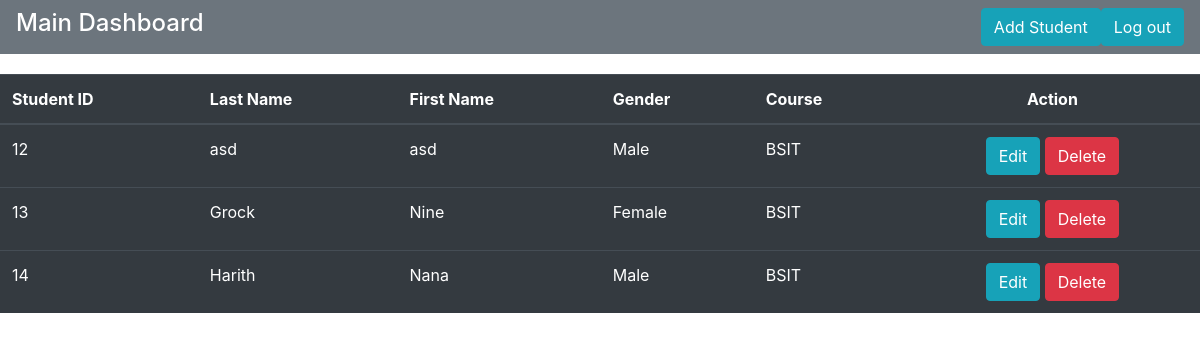
Page /dashboard.php on the committed database.
### tables this page shows
CREATE TABLE `student` (
  `stud_id` int(11) NOT NULL,
  `stud_firstname` text NOT NULL,
  `stud_lastname` text NOT NULL,
  `stud_birth` date NOT NULL,
  `stud_gender` char(6) DEFAULT NULL,
  `stud_email` varchar(50) NOT NULL,
  `stud_password` varchar(32) NOT NULL,
  `stud_password2` varchar(32) NOT NULL,
  `stud_contact` int(13) NOT NULL,
  `stud_address` varchar(255) NOT NULL,
  `stud_course` text NOT NULL,
  `stud_year` int(11) NOT NULL,
  `stud_image` varchar(250) NOT NULL
);

### server.php (called while the page is built, shortened)
<?php
	$db = mysqli_connect('localhost', 'root', '', 'registration');
		$data = mysqli_query($db, "SELECT * FROM student");
 ?>

### dashboard.php (the view, shortened to what this page needs)
<?php include 'server.php'; ?>
<!DOCTYPE html>
<html>
<head>
	<link rel="stylesheet" type="text/css" href="style.css">
	<link rel="stylesheet" href="https://stackpath.bootstrapcdn.com/bootstrap/4.3.1/css/bootstrap.min.css">
</head>
<body>
<nav class="navbar navbar-expand-lg navbar-light bg-secondary">
  <div class="collapse navbar-collapse" id="navbarSupportedContent">
    <ul class="navbar-nav mr-auto">
      <li class="nav-item active">
          <h4>Main Dashboard</h4>
      </li>
    </ul>
    <a class="btn btn-info" href="Registration.php" role="button">Add Student</a>
      <a class="btn btn-info" href="index.php" role="button">Log out</a>
  </div>
</nav>
	<section>
		<div class="container3">
			<table  class="table table-dark">
				<thead>
					<tr>
						<th>Student ID</th>
						<th>Last Name</th>
						<th>First Name</th>
						<th>Gender</th>
						<th>Course</th>
						<th><div align="center">Action</div></th>
					</tr>
				</thead>
				<tbody>
					<?php while ($row = mysqli_fetch_array($data)) { ?>
					<tr>
						<td><?php echo $row['stud_id']; ?></td>
						<td><?php echo $row['stud_lastname']; ?></td>
						<td><?php echo $row['stud_firstname']; ?></td>
						<td><?php echo $row['stud_gender']; ?></td>
						<td><?php echo $row['stud_course']; ?></td>
						<td><div align="center">
							<a class="btn btn-info" href="registration.php?edit=<?php echo $row['stud_id']; ?>" role="button">Edit</a>
							<a class="btn btn-danger" href="server.php?del=<?php echo $row['stud_id']; ?>" role="button">Delete</a></div>
						</td>
					</tr>
					<?php } ?>
				</tbody>
			</table>
		</div>
	</section>
</body>
</html>

### style.css (style rules this page uses)
body { background:url(img/bg1.jpg); background-repeat: no-repeat; background-attachment: fixed; background-size: cover; background-position: center center; padding: 0px; margin: 0px; font-family: 'Lato', sans-serif; font-family: 'Source Sans Pro', sans-serif; font-family: 'Roboto Slab', serif; font-size: 14px; }
nav { margin-bottom: 20px; }
nav ul li h4 { color: white; }

### rows in the picture
student: stud_id "12", stud_lastname "asd", stud_firstname "asd", stud_gender "Male", stud_course "BSIT"
student: stud_id "13", stud_lastname "Grock", stud_firstname "Nine", stud_gender "Female", stud_course "BSIT"
student: stud_id "14", stud_lastname "Harith", stud_firstname "Nana", stud_gender "Male", stud_course "BSIT"
